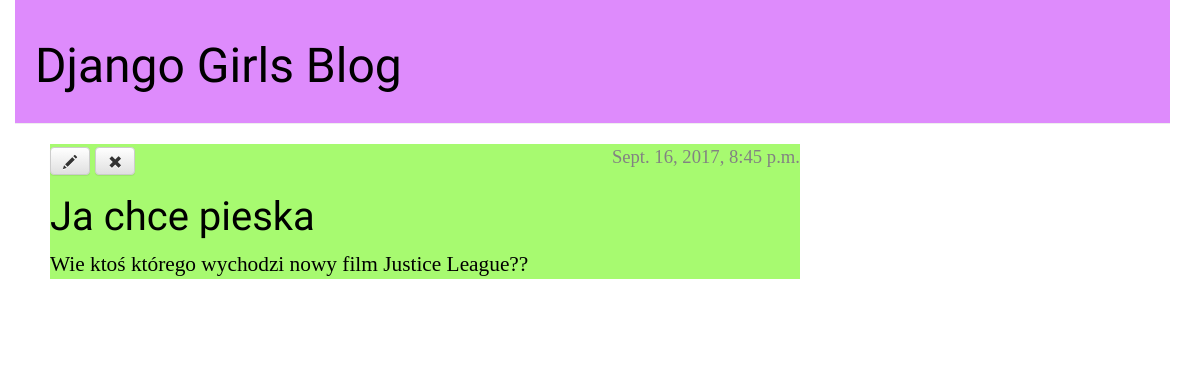
The app's page /post/8/, older data.
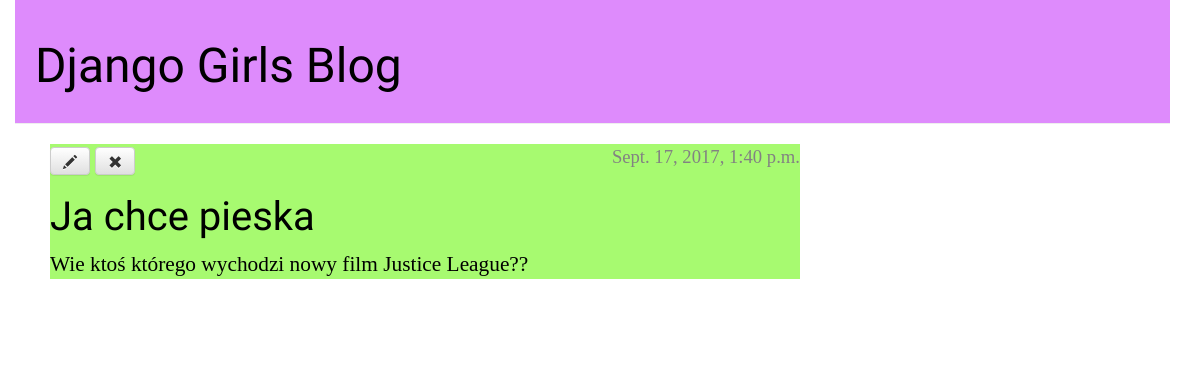
The same page, newer data.
### blog/models.py (models this page shows, shortened)
class Post(models.Model):
    author = models.ForeignKey('auth.User')
    title = models.CharField(max_length=200)
    text = models.TextField()
    created_date = models.DateTimeField(
            default=timezone.now)
    published_date = models.DateTimeField(
            blank=True, null=True)

### blog/views.py (the view)
# urls.py: url(r'^post/(?P<pk>[0-9]+)/$', views.post_detail, name='post_detail'),
def post_detail(request, pk):
    post = get_object_or_404(Post, pk=pk)
    return render(request, 'blog/post_detail.html', {'post': post})

### blog/templates/blog/post_detail.html
{% extends 'blog/base.html' %}
{% block content %}
    <div class="post">
      {% if post.published_date %}
  <div class="date">
      {{ post.published_date }}
  </div>
    {% else %}
        <a class="btn btn-default" href="{% url 'post_publish' pk=post.pk %}">Publish</a>
    {% endif %}
        <a class="btn btn-default" href="{% url 'post_edit' pk=post.pk %}"><span class="glyphicon glyphicon-pencil"></span></a>
        <a class="btn btn-default" href="{% url 'post_remove' pk=post.pk %}"><span class="glyphicon glyphicon-remove"></span></a>
        <h1>{{ post.title }}</h1>
        <p>{{ post.text|linebreaksbr }}</p>
    </div>
{% endblock %}

### blog/templates/blog/base.html (shortened to what this page needs)
{% load staticfiles %}
<html>
    <head>
        <link rel="stylesheet" href="//maxcdn.bootstrapcdn.com/bootstrap/3.2.0/css/bootstrap.min.css">
        <link rel="stylesheet" href="//maxcdn.bootstrapcdn.com/bootstrap/3.2.0/css/bootstrap-theme.min.css">
        <link rel="stylesheet" href="{% static 'css/blog.css' %}">
    </head>
    <body>
        <div class="page-header">
              <h1><a href="/">Django Girls Blog</a></h1>
        </div>
        <div class="content container">
            <div class="row">
                <div class="col-md-8">
                    {% block content %}
                    {% endblock %}
                </div>
            </div>
        </div>
    </body>
</html>

### static/css/blog.css (style rules this page uses)
h1 a { color: #6FD2F2; font-family: 'Lobster'; }
body { padding-left: 15px; padding-right: 30px; }
.page-header { background-color: #DE8BFC; margin-top: 00; padding: 20px 60px 20px 20px; }
.page-header h1, .page-header h1 a, .page-header h1 a:visited, .page-header h1 a:active { color: #000000; font-size: 36pt; text-decoration: none; }
.content { margin-left: 20px; margin-right: 40px; color: #000000; font-size: 16pt; font-family: 'Dosis'; }
h1 { font-family: 'Lobster', cursive; color: #000000; font-size: 30pt; }
.date { float: right; color: #828282; font-size: 14pt; }
.post { margin-bottom: 70px; background-color: #A7FA70; }

Row changes from the older to the newer data that the page shows:
changed Post "Ja chce pieska": published_date "Sept. 16, 2017, 8:45 p.m." → "Sept. 17, 2017, 1:40 p.m."
